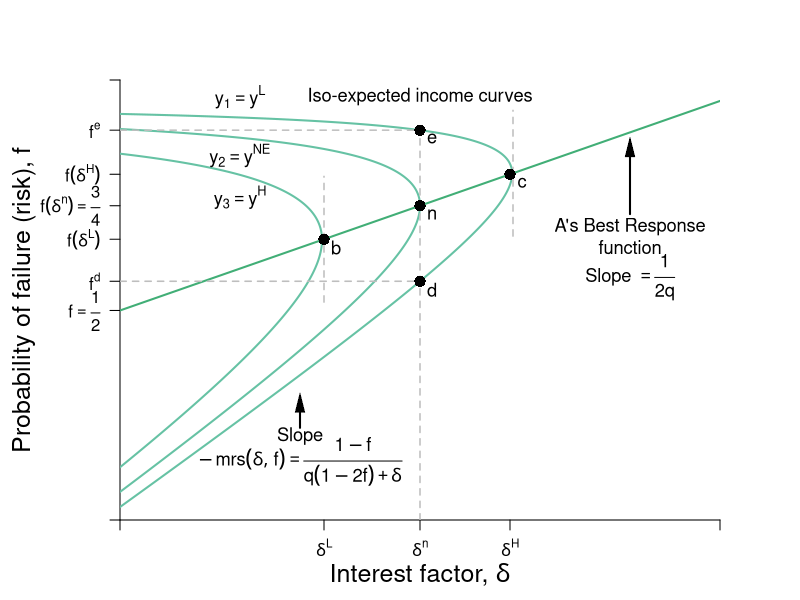

R code for this plot:
#Graph Designer: Simon Halliday
#Authors: Bowles, Foley and Halliday
#Title: Coordination, Conflict and Competition: A Text in Microeconomics

library(shape)
pdf(file = "credit/non_contractual_brf.pdf", width = 8, height = 6)

#Set parameters for graphics
axislabelsize <- 1.5
labelsize <- 1.1
graphlinewidth <- 2
segmentlinewidth <- 1.5

COL <- c("#7fc97f", "#beaed4", "#fdc086", "#ffff99", "#386cb0", "#f0027f", "#bf5b17", "#666666")
COLA <- c("#e0f3db", "#99d8c9","#66c2a4","#41ae76", "#238b45", "#005824")
COLB <- c("#c6dbef", "#4eb3d3", "#2b8cbe", "#0868ac","#084081")

#Edited the margins to cater for the larger LHS labels
par(mar =  c(4, 6, 4, 4))

brfFn <- function(delta, mu = 1) {
  .5 + (delta / (2 * mu)) 
}

isoreturnFn <- function(delta, pi=0.125) {
  1 - (pi)/delta
}


yFn <- function(d1, f1, mu = 1){
  mu*f1*(1 - f1) - d1*(1 - f1)
}

ylow <- function(delta, mu = 1, ybar = 0.03){
  (-sqrt(delta^2 - 2*delta*mu + mu^2 - 4*mu*ybar) + delta + mu)/(2*mu)
}

yhigh <- function(delta, mu = 1, ybar = 0.03){
  (sqrt(delta^2 - 2*delta*mu + mu^2 - 4*mu*ybar) + delta + mu)/(2*mu)
}

xlims <- c(0, 1)
ylims <- c(0, 1.05)

npts <- 501 
d1 <- seq(xlims[1], xlims[2], length.out = npts)
f1 <- seq(ylims[1], ylims[2], length.out = npts) 
a <- c(0.03, 0.0625, 0.11)

plot(0, 0, xlim = xlims, ylim = ylims, type = "n",
     xlab = expression(paste("")),
     ylab = expression(paste("")), 
     xaxt = "n", 
     yaxt = "n", 
     cex.lab = axislabelsize, 
     bty = "n", 
     xaxs="i", 
     yaxs="i"
)


# ticksy <- seq(from = 0, to = ylims[2], by = 0.1)
# ylabels <- seq(from = 0, to = ylims[2], by = 0.1)
# ticksx <- seq(from = 0, to = xlims[2], by = 0.1)
# xlabels <- seq(from = 0, to = xlims[2], by = 0.1)
ticksy <- c(ylims[1], 0.5, ylow(delta = 0.5), brfFn(delta = 0.34), brfFn(delta = 0.5), brfFn(delta = 0.65), yhigh(delta = 0.5), ylims[2])
ylabels <- c(NA, expression(paste(f == frac(1,2))), expression(paste(f^d)), expression(paste(f*(delta^L) )),  expression(paste(f*(delta^n) == frac(3,4))),expression(paste(f*(delta^H) )), expression(paste(f^e)), NA)
ticksx <- c(xlims[1], 0.34, 0.5, 0.65, xlims[2])
xlabels <- c(NA,  expression(paste(delta^L)), expression(paste(delta^n)), expression(paste(delta^H)), NA)

axis(1, at = ticksx, pos = 0, labels = xlabels)
axis(2, at = ticksy, pos = 0, labels = ylabels, las = 1)

npts <- 503 
xx1 <- seq(xlims[1], xlims[2], length.out = npts)
xx2 <- seq(0, 1, length.out = npts)

#Draw the graphs
lines(xx1, brfFn(xx1), col = COLA[4], lwd = graphlinewidth)

#Axis labels
mtext(expression(paste("Interest factor, ", delta)), side = 1, line = 2.5, cex = axislabelsize)
text(-0.16, 0.5*(ylims[2]), expression(paste("Probability of failure (risk), ", f)), xpd = TRUE, cex = axislabelsize, srt = 90) 

#Contour lines
contour(d1, f1,
        outer(d1, f1, yFn),
        drawlabels = FALSE,
        col = COLA[3],
        lwd = graphlinewidth,
        levels = a,
        xaxs="i",
        yaxs="i",
        add = TRUE)

segments(0.5, 0, 0.5, yhigh(delta = 0.5), lty = 2, col = "gray" , lwd = segmentlinewidth)
segments(0, yhigh(delta = 0.5), 0.5, yhigh(delta = 0.5), lty = 2, col = "gray" , lwd = segmentlinewidth)
segments(0, ylow(delta = 0.5), 0.5, ylow(delta = 0.5), lty = 2, col = "gray" , lwd = segmentlinewidth)

segments(0.34, brfFn(delta = 0.34) - 0.15, 0.34, brfFn(delta = 0.34) + 0.15, lty = 2, col = "gray" , lwd = segmentlinewidth)
segments(0.655, brfFn(delta = 0.655) - 0.15, 0.655, brfFn(delta = 0.655) + 0.15, lty = 2, col = "gray" , lwd = segmentlinewidth)

#segments(0, brfFn(delta = 0.5), 0.5, brfFn(delta = 0.5), lty = 2, col = "gray" , lwd = segmentlinewidth)

# 
# segments(8, 0, 8,indiffA(x = 8)  , lty = 2, col = "gray" , lwd = segmentlinewidth)
# segments(0, indiffA(x = 8) , 8,indiffA(x = 8)  , lty = 2, col = "gray" , lwd = segmentlinewidth)

text(0.5+ 0.02, brfFn(delta = 0.5) - 0.02, expression(paste(n)), cex = labelsize)
points(0.5, brfFn(delta = 0.5), pch = 16, col = "black", cex = 1.5)
text(0.34+ 0.02, brfFn(delta = 0.34) - 0.02, expression(paste(b)), cex = labelsize)
points(0.34, brfFn(delta = 0.34), pch = 16, col = "black", cex = 1.5)
text(0.65+ 0.02, brfFn(delta = 0.65) - 0.02, expression(paste(c)), cex = labelsize)
points(0.65, brfFn(delta = 0.65), pch = 16, col = "black", cex = 1.5)

text(0.5+ 0.02, ylow(delta = 0.5) - 0.02, expression(paste(d)), cex = labelsize)
points(0.5, ylow(delta = 0.5), pch = 16, col = "black", cex = 1.5)
text(0.5+ 0.02, yhigh(delta = 0.5) - 0.02, expression(paste(e)), cex = labelsize)
points(0.5, yhigh(delta = 0.5), pch = 16, col = "black", cex = 1.5)



text(0.5, 1.01, expression(paste("Iso-expected income curves")), cex = labelsize)
text(0.2, 1.01, expression(paste(y[1] == y^L)), cex = labelsize)
text(0.2, 0.87, expression(paste(y[2] == y^{NE})), cex = labelsize)
text(0.2, 0.77, expression(paste(y[3] == y^H)), cex = labelsize)
text(0.3, 0.2, expression(Slope), cex = labelsize)
text(0.3, 0.14, expression(paste(-mrs(delta, f) == frac(1 - f, q*(1 - 2*f) + delta))), cex = labelsize)
Arrows(0.3, 0.22, 0.3, 0.28, col = "black", lty = 1, lwd = 2, arr.type = "triangle", arr.lwd = 0.5)

text(0.85, 0.7, expression(paste("A's Best Response")), cex = labelsize)
text(0.85, 0.65, expression(paste("function")), cex = labelsize)
text(0.85, 0.58, expression(paste("Slope ", phantom() == frac(1, 2*q))), cex = labelsize)
Arrows(0.85, 0.73, 0.85, 0.89, col = "black", lty = 1, lwd = 2, arr.type = "triangle", arr.lwd = 0.5)

dev.off()
